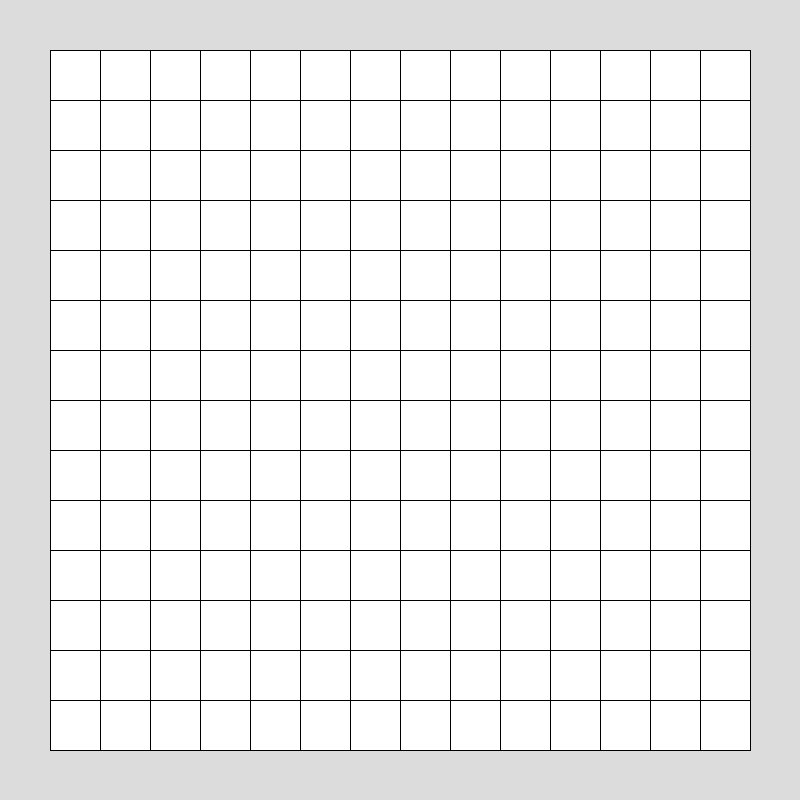
Frame 1 (no input)
Frame 60 (the mouse pressed at the canvas centre just before this capture): identical to frame 1, image omitted
Frame 120 (the mouse held since frame 60 and released just before this capture): identical to frame 1, image omitted

The Processing sketch that drew this single still picture (run headless with seeded random() and noise(); from frame 60 on, the mouse is pressed at the canvas centre):

// Processing sketch: slither
// ── slither.pde
void setup(){
  size(800,800);
}

void draw(){
  background(220);
  spilPlade();
}

void spilPlade(){
  rectMode(CENTER);
square(400,400,700);

  for(int i =2; i < 15; i++){
    line(i*50,50,i*50,750);
    line(50,i*50,750,i*50);
}


}
